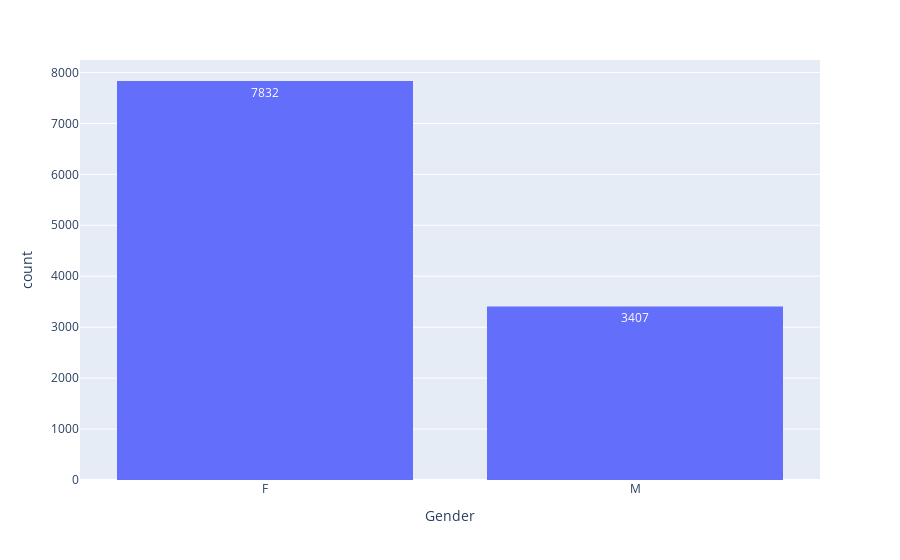

Notebook source saved alongside this figure:
### Markdown cell above
## Gender

### Code cell
px.histogram(data_frame=df,x='Gender',text_auto=True)

### Figure 1 — Plotly figure (JSON) as saved in the notebook; plotly's stock layout.template omitted (floating-point values rounded to 4 significant figures; data arrays with more than 128 entries replaced by an {"elided": "..."} marker saying what was removed)
{"data": [{"alignmentgroup": "True", "bingroup": "x", "hovertemplate": "Gender=%{x}<br>count=%{y}<extra></extra>", "legendgroup": "", "marker": {"color": "#636efa", "pattern": {"shape": ""}}, "name": "", "offsetgroup": "", "orientation": "v", "showlegend": false, "texttemplate": "%{value}", "type": "histogram", "x": {"elided": "11239 str values"}, "xaxis": "x", "yaxis": "y"}], "layout": {"barmode": "relative", "legend": {"tracegroupgap": 0}, "margin": {"t": 60}, "xaxis": {"anchor": "y", "domain": [0, 1], "title": {"text": "Gender"}}, "yaxis": {"anchor": "x", "domain": [0, 1], "title": {"text": "count"}}}}
